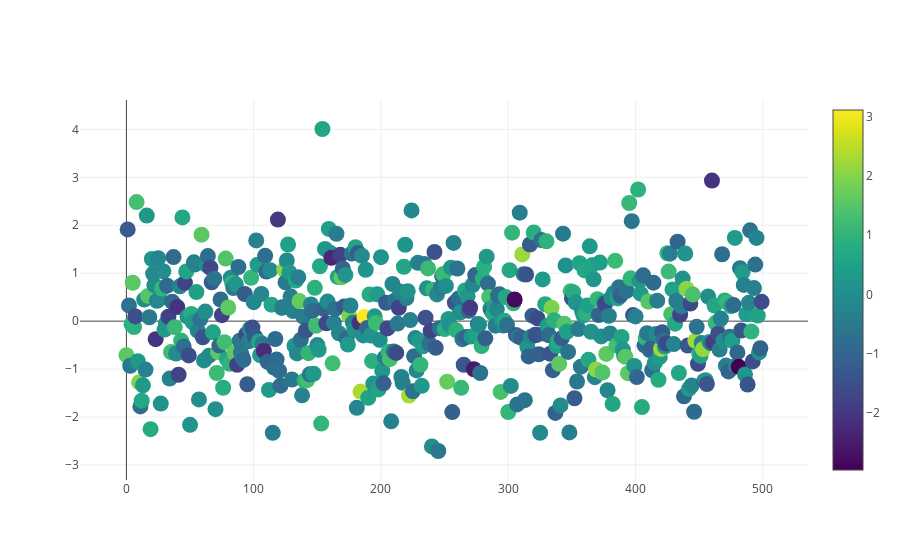

The cell this chart's notebook holds for it:
### Markdown cell above
## With a color dimension

### Code cell
trace_color = go.Scatter(
    y = np.random.randn(500),
    mode='markers',
    marker=dict(
        size=16,
        color = np.random.randn(500), #set color equal to a variable
        colorscale='Viridis',
        showscale=True
    )
)
data = [trace_color]

plotly.offline.iplot(data, filename='scatter-plot-with-colorscale')

### Figure 1 — Plotly figure (JSON) as saved in the notebook; plotly's stock layout.template omitted (floating-point values rounded to 4 significant figures; data arrays with more than 128 entries replaced by an {"elided": "..."} marker saying what was removed)
{"data": [{"marker": {"color": {"elided": "500 float values"}, "colorscale": "Viridis", "showscale": true, "size": 16}, "mode": "markers", "type": "scatter", "uid": "e29695da-99bf-11e8-9d19-14109fe647dd", "y": {"elided": "500 float values"}}], "layout": {}}
